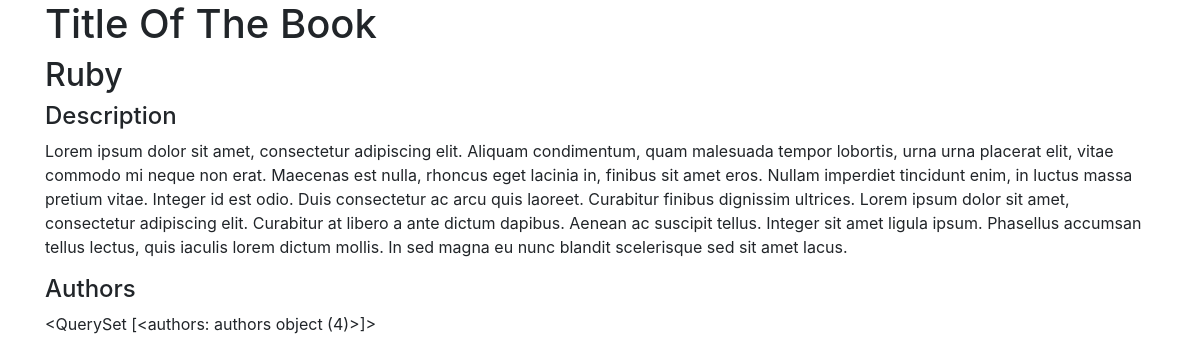
The page /view/5 on the database its author committed.
### books_author_app/models.py (models this page shows)
class books(models.Model):
    title = models.CharField(max_length=255)
    description = models.TextField()
    authors = models.ManyToManyField(authors, related_name="books")
    created_at = models.DateTimeField(auto_now_add=True)
    updated_at = models.DateTimeField(auto_now=True)

class authors(models.Model):
    first_name = models.CharField(max_length=45)
    last_name = models.CharField(max_length=45)
    notes = models.TextField()
    created_at = models.DateTimeField(auto_now_add=True)
    updated_at = models.DateTimeField(auto_now=True)

### books_author_app/views.py (the view)
# urls.py: path('view/<int:id>', views.view, name='view'),
def view(request, id):
    context ={
        "books":books.objects.get(id=id),
    }
    return render(request, "view.html", context)

### books_author_app/templates/view.html (shortened to what this page needs)
<!DOCTYPE html>
<html lang="en">
<head>
    <link
    rel="stylesheet"
    href="https://stackpath.bootstrapcdn.com/bootstrap/4.4.1/css/bootstrap.min.css"
  />
</head>
<body>
    <div class="container">
        <h1>Title Of The Book</h1>
        <h2>{{books.title}}</h2>
        <h4>Description</h4>
        <p>{{books.description}}</p>
        <h4>Authors</h4>
        <p>{{books.authors.all}}</p>
    </div>
</body>
</html>

### rows shown on the page
books: title "Ruby", description "Lorem ipsum dolor sit amet, consectetur adipiscing elit. Aliquam condimentum, quam malesuada tempor lobortis, urna urna placerat elit, vitae commodo mi neque non erat. Maecenas est nulla, rhoncus eget lacinia in, finibus sit amet eros. Nullam imperdiet tincidunt enim, in luctus massa pretium vitae. Integer id est odio. Duis consectetur ac arcu quis laoreet. Curabitur finibus dignissim ultrices. Lorem ipsum dolor sit amet, consectetur adipiscing elit. Curabitur at libero a ante dictum dapibus. Aenean ac suscipit tellus. Integer sit amet ligula ipsum. Phasellus accumsan tellus lectus, quis iaculis lorem dictum mollis. In sed magna eu nunc blandit scelerisque sed sit amet lacus.", authors.all "<QuerySet [<authors: authors object (4)>]>"
